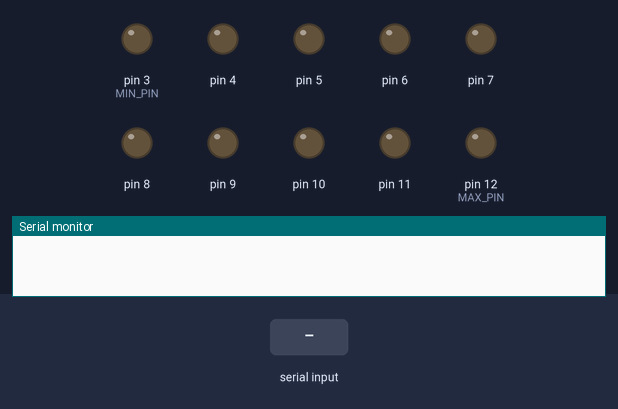
Recording of a sketch running on a simulated Arduino Uno, built with avr-gcc and run on an emulated ATmega328P. Parts: output pins drawn as LEDs (lit = HIGH), the last lines printed to the serial monitor. The test bench sets the inputs (shaded band).

Above: at 1.2 s.
1.3 s: byte 30 received over Serial
At 1.7 s:
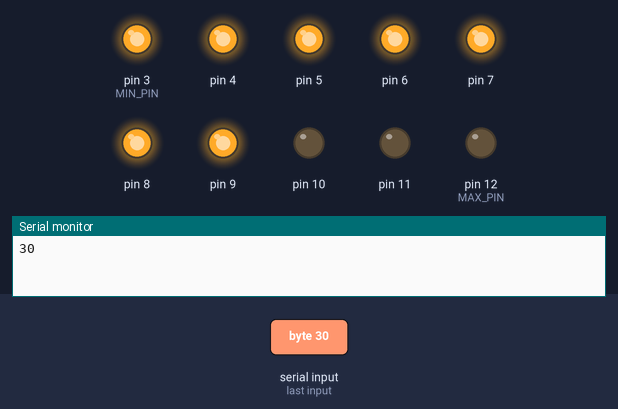
2.8 s: byte 90 received over Serial
At 4.0 s:
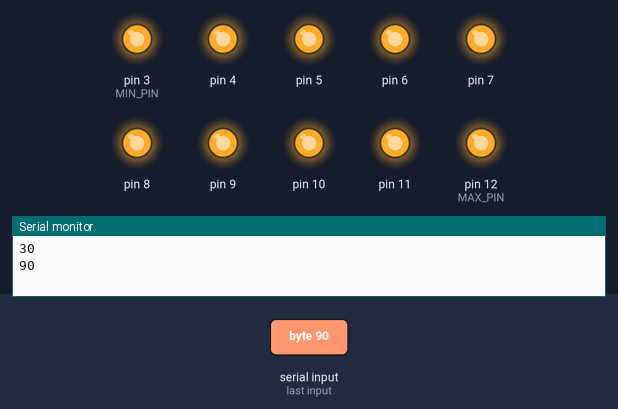
Timing chart, 0 to 5.8 s (numbered marks = the images above; inputs shaded):
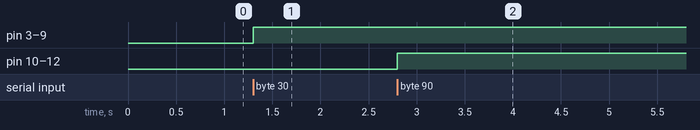

Measured:
- after the input at 1.3 s, pin 3 (MIN_PIN), pin 4–9: LOW → HIGH at once
- after the input at 2.8 s, pin 10, pin 11, pin 12 (MAX_PIN): LOW → HIGH at once

The sketch:

barva.ino
```cpp
/*
 * Inspects value provided by barva.
 * Puts high voltage on first (value / STEP) pins,
 * starting from MIN_PIN and never exceeding MAX_PIN.
 */

#define MIN_PIN 3
#define MAX_PIN 12
#define STEP    4

int value;

void update() {
    for (int pin = MIN_PIN; pin <= MAX_PIN; ++pin) {
        if ((pin - MIN_PIN + 1) * STEP <= value) {
            digitalWrite(pin, HIGH);
        } else {
            digitalWrite(pin, LOW);
        }
    }
}

void setup() {
    for (int pin = MIN_PIN; pin <= MAX_PIN; ++pin) {
        pinMode(pin, OUTPUT);
        digitalWrite(pin, LOW);
    }
    Serial.begin(9600);
}

void loop() {
    if (Serial.available() > 0) {
        value = Serial.read();
        Serial.println(value, DEC);
        update();
    }
}
```
